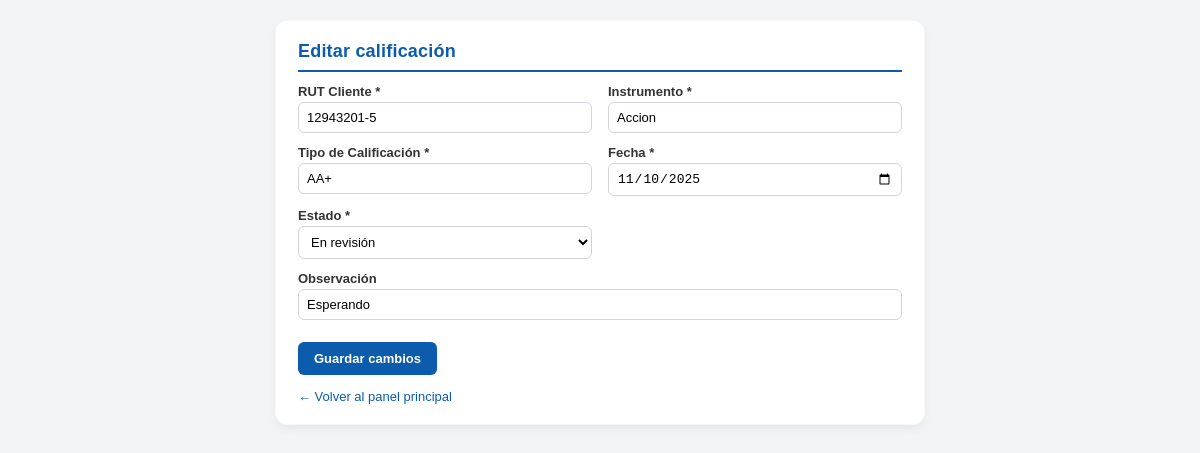
/calificaciones/2/editar/ (signed in), run on the app's committed database.
### miApp/models.py (models this page shows, shortened)
class Calificacion(models.Model):
    rut_cliente = models.CharField(max_length=20)
    instrumento = models.CharField(max_length=100)
    tipo_calificacion = models.CharField(max_length=20)
    fecha_calificacion = models.DateField()
    estado = models.CharField(max_length=20, default='vigente')
    observacion = models.TextField(blank=True, null=True)
    creado_por = models.ForeignKey(
        Usuario,
        on_delete=models.SET_NULL,
        null=True,
        blank=True,
        related_name='calificaciones_creadas'
    )

### miApp/views.py (the view, shortened to what this page needs)
# urls.py: path('calificaciones/<int:id>/editar/', editar_calificacion, name='editar_calificacion'),
@login_required
def editar_calificacion(request, id):
    calificacion = get_object_or_404(Calificacion, id=id)
    usuario_negocio = None
    if request.user.email:
        usuario_negocio = Usuario.objects.filter(correo=request.user.email).first()
    es_admin = request.user.is_superuser
    es_creador = usuario_negocio and calificacion.creado_por and (calificacion.creado_por.id == usuario_negocio.id)
    if not (es_admin or es_creador):
        messages.error(request, "No tienes permisos para editar esta calificación.")
        return redirect('main')
    return render(request, 'editar_calificacion.html', {
        'calificacion': calificacion
    })

### miApp/templates/editar_calificacion.html (shortened to what this page needs)
<!DOCTYPE html>
<html lang="es">
<head>
</head>
<body>
  <div class="card">
    <h1>Editar calificación</h1>
    <form method="POST">
      <div>
        <label for="rut">RUT Cliente *</label>
        <input
          id="rut"
          name="rut"
          type="text"
          value="{{ calificacion.rut_cliente }}"
          required
        />
      </div>
      <div>
        <label for="instrumento">Instrumento *</label>
        <input
          id="instrumento"
          name="instrumento"
          type="text"
          value="{{ calificacion.instrumento }}"
          required
        />
      </div>
      <div>
        <label for="tipo_calificacion">Tipo de Calificación *</label>
        <input
          id="tipo_calificacion"
          name="tipo_calificacion"
          type="text"
          value="{{ calificacion.tipo_calificacion }}"
          required
        />
      </div>
      <div>
        <label for="fecha">Fecha *</label>
        <input
          id="fecha"
          name="fecha"
          type="date"
          value="{{ calificacion.fecha_calificacion|date:'Y-m-d' }}"
          required
        />
      </div>
      <div>
        <label for="estado">Estado *</label>
        <select id="estado" name="estado" required>
          <option value="en_revision" {% if calificacion.estado == 'en_revision' %}selected{% endif %}>En revisión</option>
        </select>
      </div>
      <div class="full">
        <label for="observacion">Observación</label>
        <input
          id="observacion"
          name="observacion"
          type="text"
          value="{{ calificacion.observacion }}"
        />
      </div>
      <div class="full">
        <button type="submit">Guardar cambios</button>
      </div>
    </form>
    <div class="links">
      <a href="{% url 'main' %}">← Volver al panel principal</a>
    </div>
  </div>
</body>
</html>

### miApp/templates/editar_calificacion.html (style rules this page uses)
:root { --azul: #0b5cad; --azul-oscuro: #094d91; --gris-fondo: #f3f4f6; }
* { box-sizing: border-box; }
body { font-family: Arial, Helvetica, sans-serif; background-color: var(--gris-fondo); margin: 0; padding: 20px; color: #333; }
.card { max-width: 650px; margin: 0 auto; background: #fff; border-radius: 12px; padding: 20px 22px; box-shadow: 0 4px 10px rgba(15, 23, 42, 0.05); border: 1px solid rgba(0,0,0,0.03); }
h1 { font-size: 18px; margin-top: 0; color: var(--azul); border-bottom: 2px solid var(--azul); padding-bottom: 8px; letter-spacing: 0.2px; }
form { margin-top: 12px; display: grid; grid-template-columns: repeat(2, minmax(200px, 1fr)); gap: 12px 16px; }
label { display: block; margin-bottom: 3px; font-size: 13px; font-weight: bold; }
input, select { width: 100%; padding: 7px 8px; border-radius: 6px; border: 1px solid #d1d5db; font-size: 13px; background: #fff; }
.full { grid-column: 1 / -1; }
button { margin-top: 10px; background-color: var(--azul); color: white; border: none; border-radius: 6px; padding: 9px 16px; cursor: pointer; font-weight: bold; font-size: 13px; transition: background 0.15s ease; }
.links { margin-top: 14px; font-size: 13px; }
.links a { color: var(--azul); text-decoration: none; }

### data on the page
Calificacion: rut "12943201-5", instrumento "Accion", tipo_calificacion "AA+", fecha "11/10/2025", estado "En revisión", observacion "Esperando"
